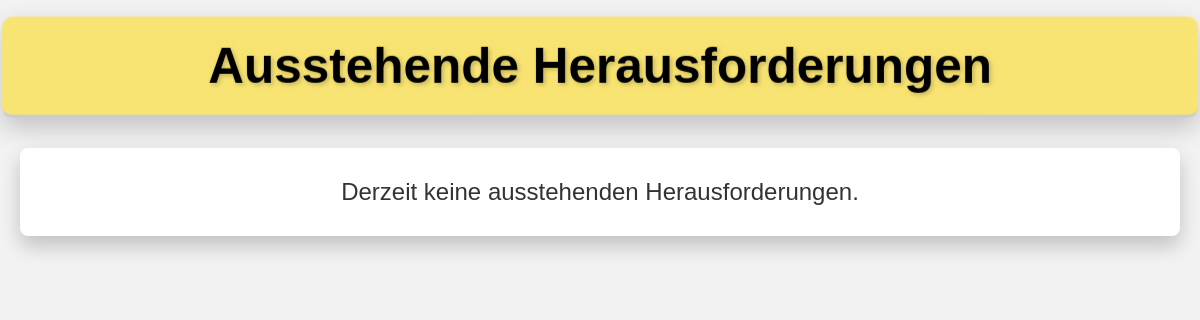
/admin, run on an earlier commit of the app's database.
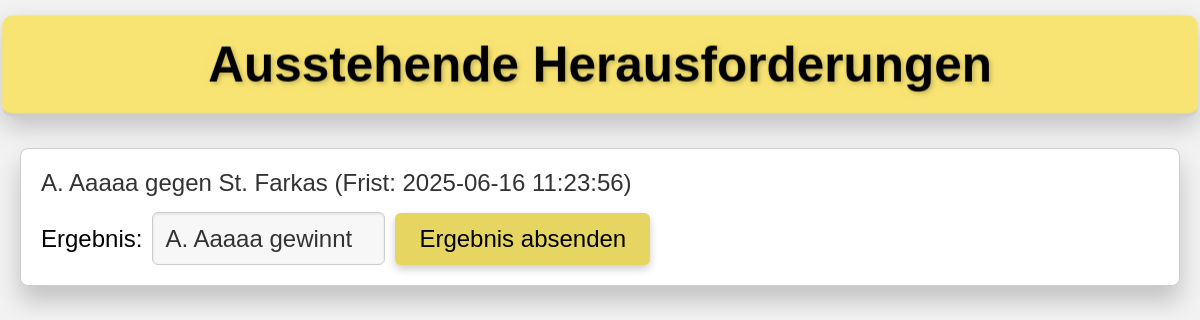
And on a later commit of the database.
### tables this page shows
CREATE TABLE challenges (
    id INTEGER PRIMARY KEY AUTOINCREMENT,
    challenger_id INTEGER NOT NULL,
    opponent_id INTEGER NOT NULL,
    timestamp DATETIME NOT NULL,
    deadline DATETIME NOT NULL,
    resolved_at DATETIME,
    resolved INTEGER NOT NULL DEFAULT 0,
    result TEXT,  -- 'challenger_wins', 'opponent_wins', or 'not_happened'
    score_details TEXT,
    scheduled_play_date DATE, -- NEW: Date for when the match is scheduled to be played
    FOREIGN KEY (challenger_id) REFERENCES players(id) ON DELETE CASCADE,
    FOREIGN KEY (opponent_id) REFERENCES players(id) ON DELETE CASCADE
);

CREATE TABLE players (
    id INTEGER PRIMARY KEY,
    name TEXT NOT NULL UNIQUE,
    available INTEGER NOT NULL DEFAULT 1,
    rank INTEGER NOT NULL,
    unavailable_since DATETIME,
    block_challenger_until DATETIME,
    block_opponent_until DATETIME,
    is_new INTEGER NOT NULL DEFAULT 0
);

### app.py (the view)
@app.route("/admin")
def admin():
    db = get_db()
    try:
        cur = db.execute(
            "SELECT c.*, p1.name as challenger_name, p2.name as opponent_name FROM challenges c "
            "JOIN players p1 ON c.challenger_id = p1.id "
            "JOIN players p2 ON c.opponent_id = p2.id "
            "WHERE c.resolved = 0 ORDER BY c.deadline ASC"
        )
        challenges_raw = cur.fetchall()
        challenges_processed = []
        for row in challenges_raw:
            challenge = dict(row)  # Convert Row to dict
            if isinstance(challenge.get("deadline"), str):
                try:
                    deadline_str = challenge["deadline"].split(".")[0]
                    challenge["deadline"] = datetime.strptime(
                        deadline_str, "%Y-%m-%d %H:%M:%S"
                    )
                except (ValueError, TypeError):
                    logger.warning(
                        f"Could not parse deadline string '{challenge['deadline']}' for challenge ID {challenge.get('id')}. Setting to None."
                    )
                    challenge["deadline"] = None  # Set to None if parsing fails
            elif not isinstance(challenge.get("deadline"), datetime):
                logger.warning(
                    f"Unexpected type for deadline '{type(challenge.get('deadline'))}' for challenge ID {challenge.get('id')}. Setting to None."
                )
                challenge["deadline"] = None
            challenges_processed.append(challenge)
        return render_template(
            "admin.html", challenges=challenges_processed
        )  # Pass processed list
    except sqlite3.Error as e:
        logger.exception("Database error on /admin route.")
        flash(
            "Ein Datenbankfehler ist aufgetreten beim Laden der Admin-Seite.", "danger"
        )
        return redirect(url_for("index"))
    except Exception as e:
        logger.exception("Unexpected error on /admin route.")
        flash("Ein unerwarteter Fehler ist aufgetreten.", "danger")
        return redirect(url_for("index"))

### app.py (called while the page is built)
def get_db():
    if "db" not in g:
        try:
            g.db = sqlite3.connect(
                app.config["DATABASE"], timeout=10, detect_types=sqlite3.PARSE_DECLTYPES
            )
            g.db.row_factory = sqlite3.Row
            g.db.execute("PRAGMA foreign_keys = ON")
        except sqlite3.Error as e:
            logger.exception("Database connection failed.")
            raise e
    return g.db

### templates/admin.html (shortened to what this page needs)
<!DOCTYPE html>
<html lang="de">
<head>
</head>
<body>
  <header>
    <h1>Ausstehende Herausforderungen</h1>
  </header>
  <main>
    <div id="challenges-container">
      {% for challenge in challenges %}
        <div class="challenge-container" data-challenge-id="{{ challenge.id }}">
          <p>
            {{ challenge.challenger_name }} gegen {{ challenge.opponent_name }}
            (Frist: {{ challenge.deadline }})
          </p>
          <form class="result-form" method="POST" action="/submit_result">
            <label for="result-{{ challenge.id }}">Ergebnis:</label>
            <select id="result-{{ challenge.id }}" name="result">
              <option value="challenger_wins">{{ challenge.challenger_name }} gewinnt</option>
            </select>
            <button type="submit">Ergebnis absenden</button>
          </form>
        </div>
      {% endfor %}
      {% if not challenges %}
        <div class="no-challenges">
          Derzeit keine ausstehenden Herausforderungen.
        </div>
      {% endif %}
    </div>
  </main>
</body>
</html>

### templates/admin.html (style rules this page uses)
:root { --primary-color: #f8e473; --primary-dark: #e6d661; --bg-color: #f2f2f2; --container-bg: #fff; --text-color: #333; --border-color: #ccc; --shadow-color: rgba(0, 0, 0, 0.2); --highlight-shadow: rgba(248, 228, 115, 0.4); }
body { background-color: var(--bg-color); font-family: Arial, sans-serif; margin: 0; padding: 20px; color: var(--text-color); perspective: 1000px; }
header { text-align: center; margin-bottom: 30px; background-color: var(--primary-color); padding: 20px; border-bottom: 3px solid var(--border-color); transform: translateZ(30px); box-shadow: 0 10px 25px var(--shadow-color); border-radius: 10px; position: relative; transition: transform 0.3s ease; }
header h1 { font-size: 3rem; margin: 0; color: #000; text-shadow: 2px 2px 4px var(--shadow-color), 0 0 10px var(--highlight-shadow); }
main { max-width: 1200px; margin: 0 auto; transform-style: preserve-3d; }
.challenge-container { background-color: var(--container-bg); border: 1px solid var(--border-color); border-radius: 8px; padding: 20px; margin-bottom: 30px; box-shadow: 0 15px 25px var(--shadow-color); transition: all 0.4s ease; transform: translateZ(10px); position: relative; }
.challenge-container p { margin: 0 0 15px; font-size: 1.5rem; color: var(--text-color); font-weight: 500; }
.challenge-container form { display: flex; align-items: center; flex-wrap: wrap; gap: 10px; }
.challenge-container form label { font-size: 1.5rem; color: #000; transform: translateZ(5px); }
.challenge-container form select { font-size: 1.5rem; padding: 12px; border: 1px solid var(--border-color); border-radius: 6px; background-color: #f7f7f7; color: var(--text-color); outline: none; appearance: none; box-shadow: inset 0 1px 3px rgba(0, 0, 0, 0.1); transition: all 0.3s ease; transform: translateZ(5px); }
.challenge-container form button { font-size: 1.5rem; padding: 12px 24px; border: none; border-radius: 6px; background-color: var(--primary-color); color: #000; cursor: pointer; transition: all 0.3s ease; box-shadow: 0 4px 8px var(--shadow-color); transform: translateZ(10px); position: relative; }
.challenge-container form button::before { content: ''; position: absolute; top: 0; left: 0; right: 0; bottom: 0; background-color: var(--primary-dark); transform: translateZ(-1px); z-index: -1; border-radius: 6px; }

What changed in the data, as far as the page shows it:
added challenges: challenger_name "A. Aaaaa", opponent_name "St. Farkas", deadline "2025-06-16 11:23:56", result "A. Aaaaa gewinnt"
Also different on the page:
text no longer shown: "Derzeit keine ausstehenden Herausforderungen."
